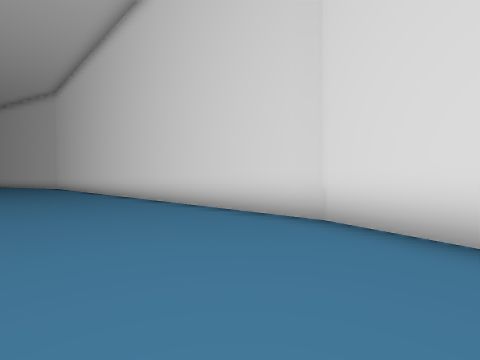
View 1 (above)

17 first-person views from a walk through a 3-D level made in the Unity game engine. The camera is 1.3 m above the floor, looks level and sees 90° across. The floor is counted in squares, 2 m on a side. Each view is taken from the middle of a square. On the plan, view 1 faces up. The plan holds only what a view shows up to about 9 squares ahead; the rest is blank. The place goes on beyond the plan.

View 2
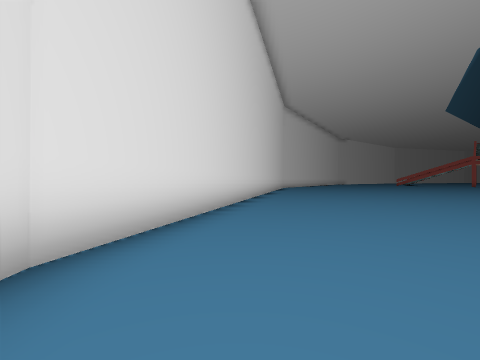

View 3
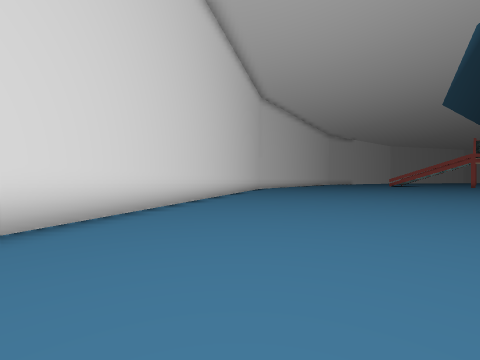

View 4
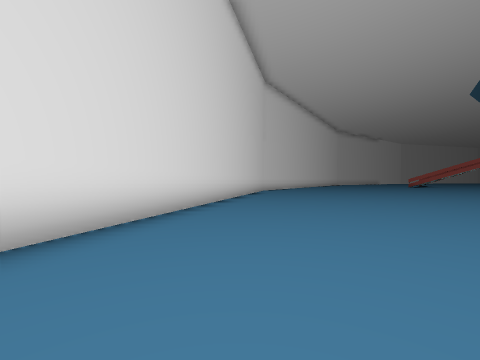

View 5
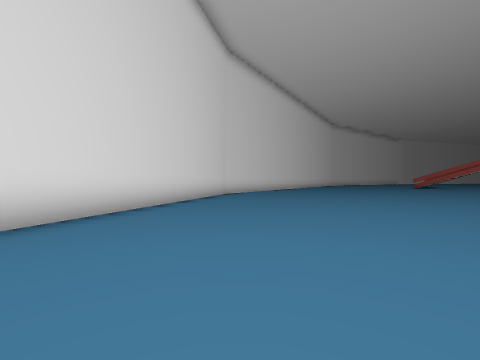

View 6
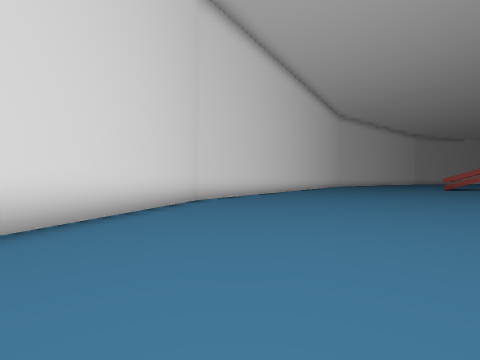

View 7
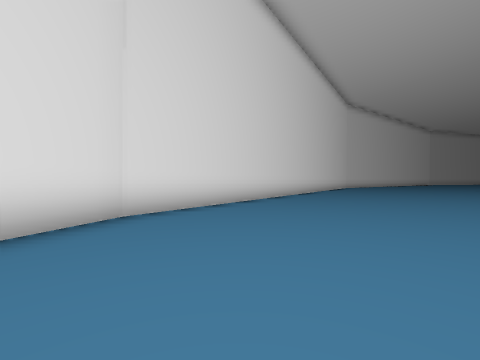

View 8
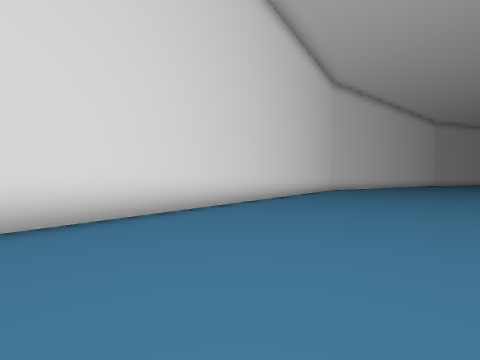

View 9
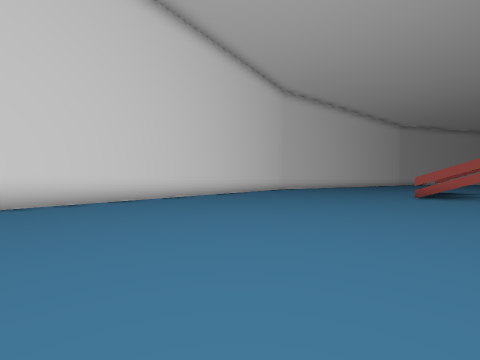

View 10
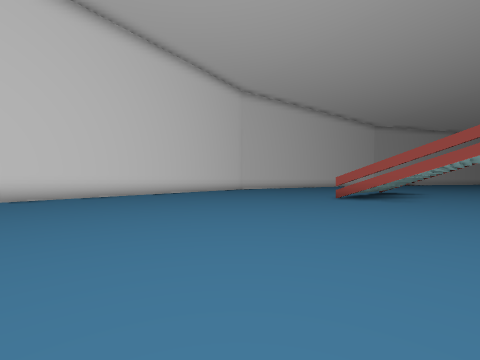

View 11
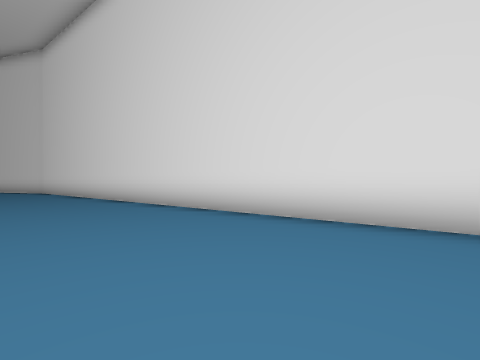

View 12
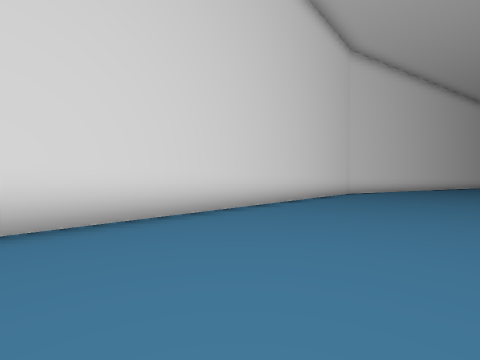

View 13
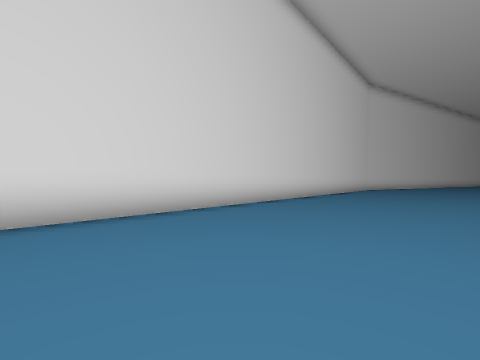

View 14
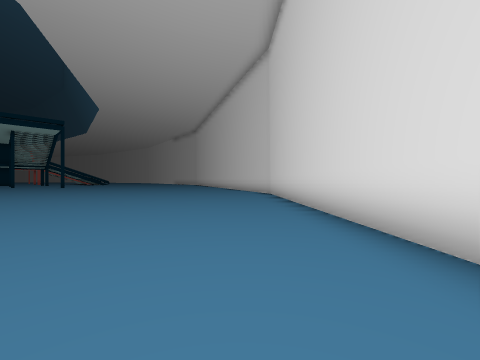

View 15
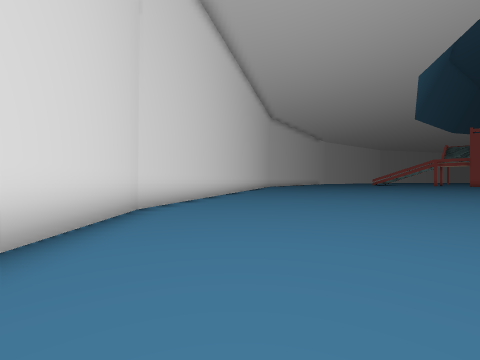

View 16
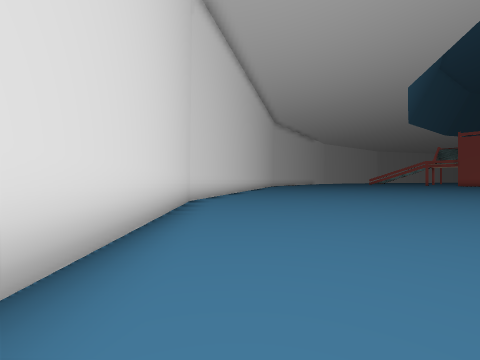

View 17
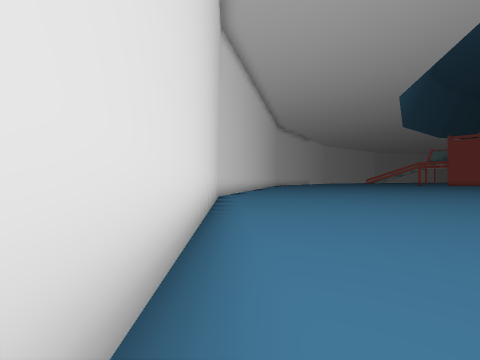

### Floor plan
Points are (right, up) in squares from view 1. A wall is a line through its corners. A room is listed if a view was taken in it or the views show most of it. See-through windows are left out.
Room 1 (views 1, 2, 3, 4, 5, 6, 7, 8, 9, 10, 11, 12, 13, 14, 15, 16, 17)
walls: (3.2, -27.5) (5.8, -27.5); (13, -27.1) (10.5, -12.5) (1.3, 3.9) (-11.3, 15.4)

Where each view was taken, in squares from view 1:
view 1: 0 up, 0 right, facing up
view 2: 4 up, 1 left, facing down-right
view 3: 1 up, 1 left, facing down-right
view 4: 1 down, 1 right, facing down-right
view 5: 5 down, 2 right, facing down-right
view 6: 8 down, 4 right, facing down-right
view 7: 11 down, 6 right, facing down-right
view 8: 16 down, 7 right, facing down-right
view 9: 17 down, 4 right, facing down-right
view 10: 19 down, 2 right, facing down-right
view 11: 27 down, 9 right, facing up-right
view 12: 9 up, 10 left, facing right
view 13: 12 up, 14 left, facing right
view 14: 8 up, 6 left, facing up-left
view 15: 6 up, 4 left, facing down-right
view 16: 8 up, 5 left, facing down-right
view 17: 10 up, 6 left, facing down-right
